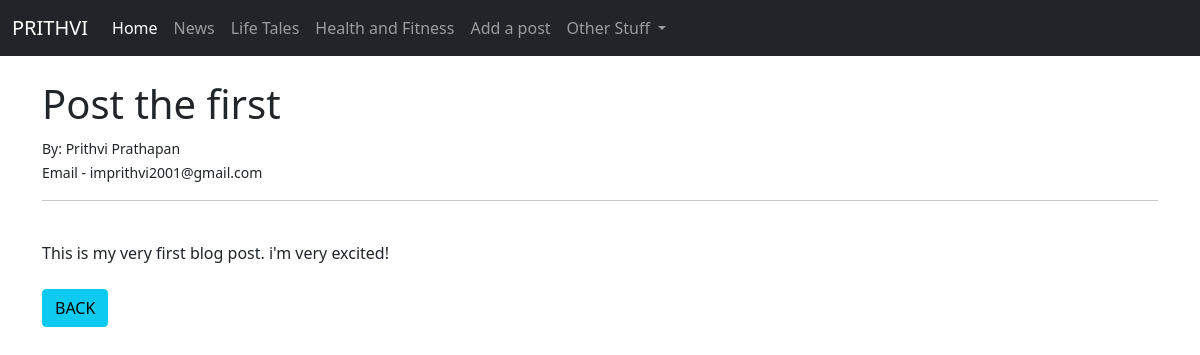
/article/1, run on an earlier commit of the app's database.
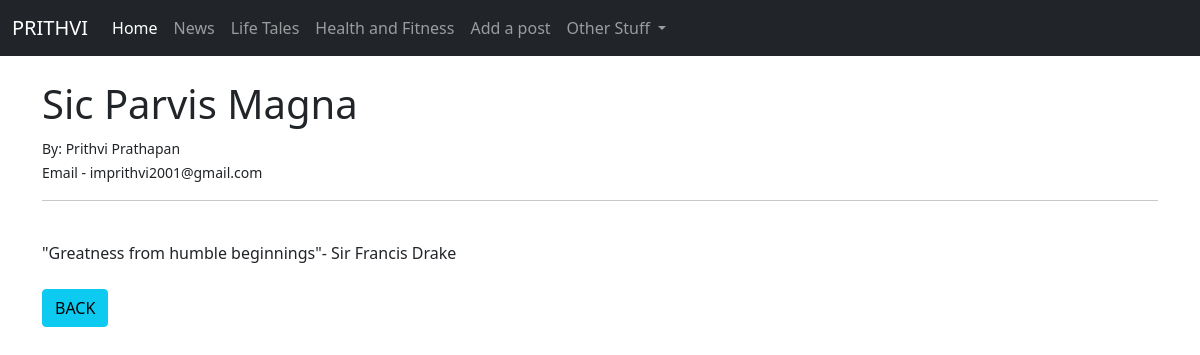
And on a later commit of the database.
### theblog/models.py (models this page shows, shortened)
class Post(models.Model):
	title = models.CharField(max_length = 255)
	title_tag = models.CharField(max_length = 255)
	author = models.ForeignKey(User, on_delete = models.CASCADE)
	body = models.TextField()

### theblog/views.py (the view)
# urls.py: path('article/<int:pk>', ArticleDetailView.as_view(), name = "article-detail"),
class ArticleDetailView(DetailView):
	model = Post
	template_name = "article_detail.html"

### theblog/templates/article_detail.html (shortened to what this page needs)
{% extends 'base.html' %}
{% block content %}
<h1>{{ post.title }}</h1>
<small>By: {{ post.author.first_name }} {{ post.author.last_name }}<br/> Email -
{{ post.author.email }} </small><br/>
<hr>
<br/>
{{ post.body }}
<br/><br/>
<a href="{% url 'home' %}" class="btn btn-info">BACK</a>
{% endblock %}

What changed in the data, as far as the page shows it:
changed Post "Prithvi": title "Post the first" → "Sic Parvis Magna"; body "This is my very first blog post. i'm very excited!" → "\"Greatness from humble beginnings\"- Sir Francis Drake"
